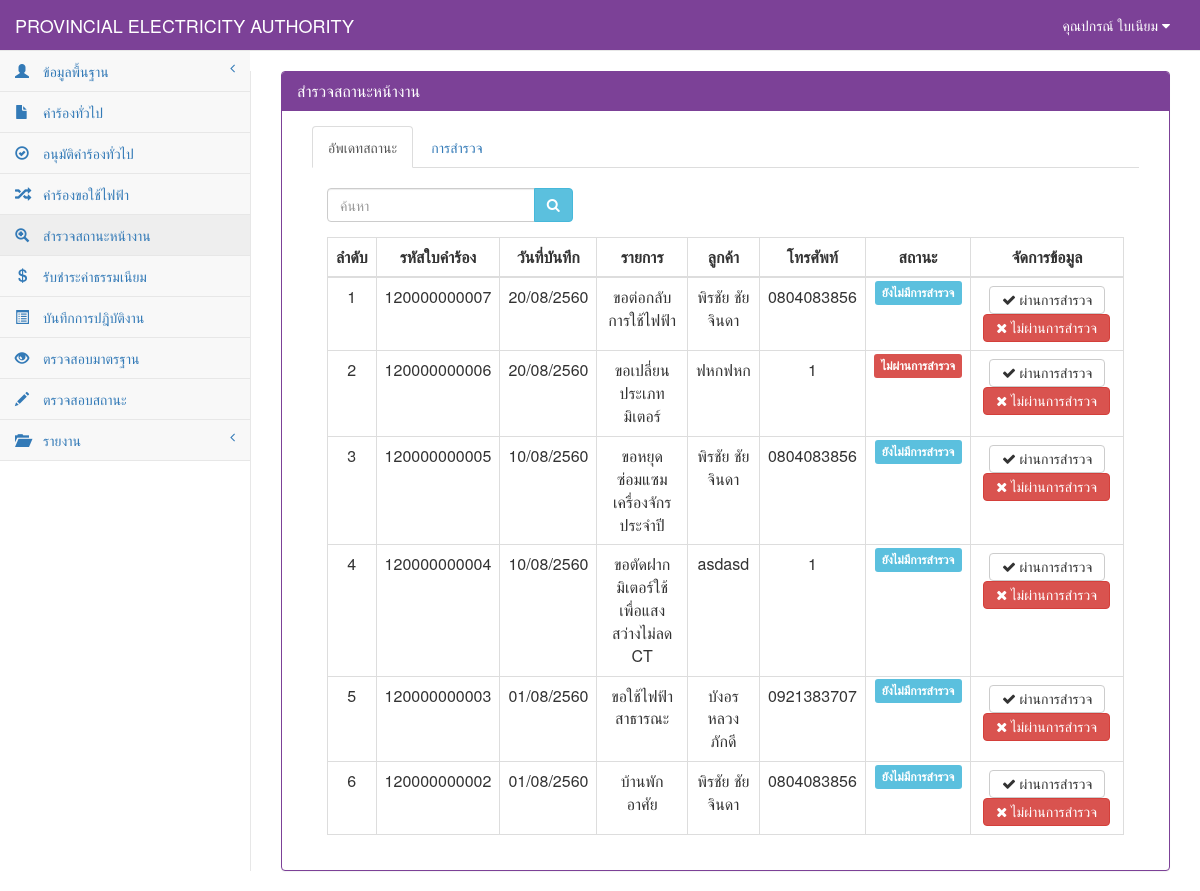
Page /StatusElectricity.php (signed in) on the earlier database version.
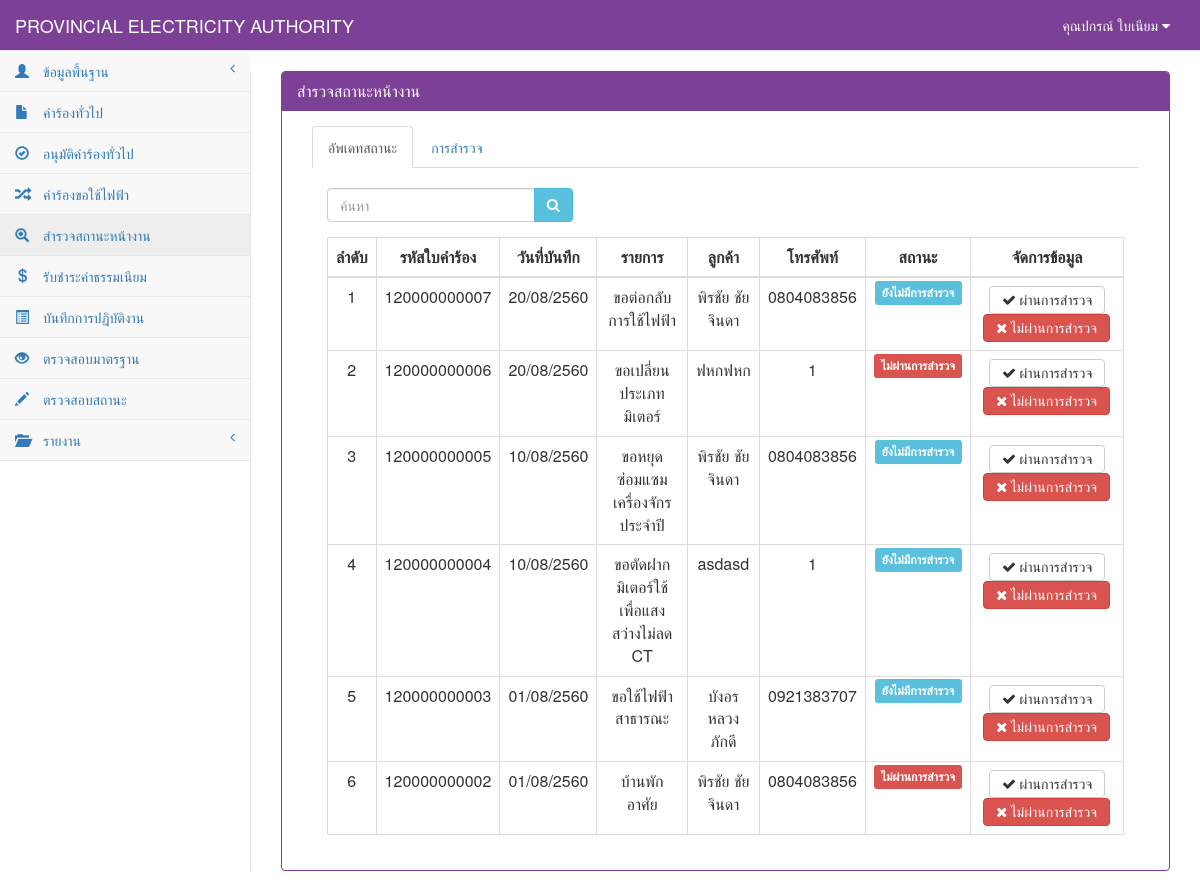
Same page on the later database version.
### tables this page shows
CREATE TABLE `tb_user` (
  `user_id` char(13) NOT NULL,
  `user_code` char(13) NOT NULL,
  `user_first` int(1) NOT NULL,
  `user_name` varchar(50) NOT NULL,
  `user_last` varchar(50) NOT NULL,
  `user_add` text NOT NULL,
  `user_tel` char(10) NOT NULL,
  `user_pos` int(1) NOT NULL,
  `user_pass` varchar(12) NOT NULL,
  PRIMARY KEY  (`user_id`)
);

CREATE TABLE `tb_electricity` (
  `re_id` char(12) NOT NULL,
  `re_date` date NOT NULL,
  `re_branch` varchar(50) NOT NULL,
  `user_id` char(13) NOT NULL,
  `cus_id` char(13) NOT NULL,
  `re_place_type` int(1) NOT NULL,
  `re_place_other` varchar(50) NOT NULL,
  `re_place_name` varchar(50) NOT NULL,
  `re_place_homeid` varchar(20) NOT NULL,
  `re_place_number` varchar(20) NOT NULL,
  `re_place_village` varchar(20) NOT NULL,
  `re_place_room` varchar(10) NOT NULL,
  `re_place_floor` varchar(5) NOT NULL,
  `re_place_alley` varchar(50) NOT NULL,
  `re_place_alleyway` varchar(50) NOT NULL,
  `re_place_road` varchar(50) NOT NULL,
  `re_place_villno` varchar(2) NOT NULL,
  `re_place_district` varchar(30) NOT NULL,
  `re_place_canton` varchar(30) NOT NULL,
  `re_place_province` varchar(30) NOT NULL,
  `re_place_post` varchar(10) NOT NULL,
  `re_place_tel` char(10) NOT NULL,
  `re_place_fax` char(10) NOT NULL,
  `re_place_email` varchar(30) NOT NULL,
  `re_place_service` varchar(10) NOT NULL,
  `re_contact_place` varchar(100) NOT NULL,
  `re_contact_homeid` varchar(20) NOT NULL,
  `re_contact_number` varchar(20) NOT NULL,
  `re_contact_village` varchar(20) NOT NULL,
  `re_contact_room` varchar(10) NOT NULL,
  `re_contact_floor` varchar(5) NOT NULL,
  `re_contact_alley` varchar(50) NOT NULL,
  `re_contact_alleyway` varchar(50) NOT NULL,
  `re_contact_road` varchar(50) NOT NULL,
  `re_contact_villno` varchar(2) NOT NULL,
  `re_contact_district` varchar(30) NOT NULL,
  `re_contact_canton` varchar(30) NOT NULL,
  `re_contact_province` varchar(30) NOT NULL,
  `re_contact_post` varchar(10) NOT NULL,
  `re_contact_tel` char(10) NOT NULL,
  `re_contact_fax` char(10) NOT NULL,
  `re_contact_email` varchar(30) NOT NULL,
  `re_want_type` int(2) NOT NULL,
  `re_want_other` varchar(100) NOT NULL,
  `re_detail` varchar(100) NOT NULL,
  `re_use_type` int(1) NOT NULL,
  `re_use_other` varchar(255) NOT NULL,
  `re_dateset` date NOT NULL,
  `re_keep_type` int(1) NOT NULL,
  `re_keep_name` varchar(255) NOT NULL,
  `re_keep_homeid` varchar(20) NOT NULL,
  `re_keep_number` varchar(20) NOT NULL,
  `re_keep_village` varchar(20) NOT NULL,
  `re_keep_room` varchar(20) NOT NULL,
  `re_keep_floor` varchar(5) NOT NULL,
  `re_keep_alley` varchar(50) NOT NULL,
  `re_keep_alleyway` varchar(50) NOT NULL,
  `re_keep_road` varchar(50) NOT NULL,
  `re_keep_villno` varchar(2) NOT NULL,
  `re_keep_district` varchar(30) NOT NULL,
  `re_keep_canton` varchar(30) NOT NULL,
  `re_keep_province` varchar(30) NOT NULL,
  `re_keep_post` varchar(10) NOT NULL,
  `re_keep_tel` char(10) NOT NULL,
  `re_keep_fax` char(10) NOT NULL,
  `re_keep_email` varchar(30) NOT NULL,
  `re_picture` varchar(255) NOT NULL,
  `re_status` int(1) NOT NULL,
  PRIMARY KEY  (`re_id`)
);

CREATE TABLE `tb_customer` (
  `cus_id` char(13) NOT NULL,
  `cus_first` varchar(50) NOT NULL,
  `cus_name` varchar(50) NOT NULL,
  `cus_type` varchar(30) NOT NULL,
  `cus_code` char(9) NOT NULL,
  `cus_tax` char(13) NOT NULL,
  `cus_homeid` varchar(20) NOT NULL,
  `cus_number` varchar(20) NOT NULL,
  `cus_village` varchar(20) NOT NULL,
  `cus_room` varchar(10) NOT NULL,
  `cus_floor` varchar(5) NOT NULL,
  `cus_alley` varchar(50) NOT NULL,
  `cus_alleyway` varchar(50) NOT NULL,
  `cus_road` varchar(50) NOT NULL,
  `cus_vilno` varchar(2) NOT NULL,
  `cus_district` varchar(30) NOT NULL,
  `cus_canton` varchar(30) NOT NULL,
  `cus_province` varchar(30) NOT NULL,
  `cus_post` varchar(10) NOT NULL,
  `cus_tel` char(10) NOT NULL,
  `cus_fax` char(10) NOT NULL,
  `cus_email` varchar(30) NOT NULL,
  PRIMARY KEY  (`cus_id`)
);

### connect_db.php (called while the page is built, shortened)
<?php
$dbname="pea";
?>

### StatusElectricity.php (the view, shortened to what the rows shown need)
<?php
include "connect_db.php";
function Dateim($mydate) {
    $d = split("-", $mydate);
    $mydate = $d[2] . "/" . $d[1] . "/" . ($d[0] + 543);
    return "$mydate";
}
?>
<!DOCTYPE html>
<html>
    <head>
        <link href="vendor/bootstrap/css/bootstrap.css" rel="stylesheet">
        <link href="vendor/metisMenu/metisMenu.css" rel="stylesheet">
        <link href="dist/css/sb-admin-2.css" rel="stylesheet">
        <link href="vendor/font-awesome/css/font-awesome.css" rel="stylesheet" type="text/css">
    </head>
    <body>
        <?php include "header.php"; ?>
        <?php
        include"sidebar.php";
        ?>
        <div id="page-wrapper">
            <div class="panel panel-primary">
                <div class="panel-heading">
                    <h2 class="panel-title">สำรวจสถานะหน้างาน</h2>
                </div>
                <div class="panel-body">
                    <div class="col-sm-12">
                        <div class="tab-content">
                            <div class="tab-pane fade in active" id="re"><br>
                                <div class="col-sm-12">
                                    <div class="table-responsive">
                                        <table width="100%" class="table table-bordered table-hover">
                                            <thead>
                                                <tr>
                                                    <th class=" text-center" >ลำดับ</th>
                                                    <th class=" text-center" >รหัสใบคำร้อง</th>
                                                    <th class=" text-center" >วันที่บันทึก</th>
                                                    <th class=" text-center" >รายการ</th>
                                                    <th class=" text-center" >ลูกค้า</th>
                                                    <th class=" text-center" >โทรศัพท์</th>
                                                    <th class=" text-center" >สถานะ</th>
                                                    <th class=" text-center">จัดการข้อมูล</th>
                                                </tr>
                                            </thead>
                                            <tbody>
                                                <?php
                                                $page = 0;
                                                $sql = "select * from tb_electricity where re_id like '%" . $_POST[search] . "%' and re_status in (0,9) order by re_id desc";
                                                $result = mysql_db_query($dbname, $sql);
                                                if (mysql_num_rows($result) > 0) {
                                                    while ($array = mysql_fetch_array($result)) {
                                                        $page++;
                                                        $sqlcus = "select * from tb_customer where cus_id='" . $array[cus_id] . "'";
                                                        $resultcus = mysql_db_query($dbname, $sqlcus);
                                                        $arraycus = mysql_fetch_array($resultcus);
                                                        if ($array[re_status] == "9") {
                                                            $status = "ไม่ผ่านการสำรวจ";
                                                            $label = "danger";
                                                        } else {
                                                            $status = "ยังไม่มีการสำรวจ";
                                                            $label = "info";
                                                        }
                                                        if ($array[re_want_type] == 0) {
                                                            $want = "ขอติดตั้งมิเตอร์ใหม่";
                                                        } elseif ($array[re_want_type] == 1) {
                                                            $want = "ขอตัดฝากมิเตอร์โดยไม่ใช้ไฟฟ้า";
                                                        } elseif ($array[re_want_type] == 2) {
                                                            $want = "ขอต่อกลับการใช้ไฟฟ้า";
                                                        } elseif ($array[re_want_type] == 3) {
                                                            $want = "ขอเพื่มขนาดมิเตอร์/อุปกรณ์ประกอบ";
                                                        } elseif ($array[re_want_type] == 4) {
                                                            $want = "ขอเปลี่ยนประเภทมิเตอร์";
                                                        } elseif ($array[re_want_type] == 5) {
                                                            $want = "ขอหยุดซ่อมแซมเครื่องจักรประจำปี";
                                                        } elseif ($array[re_want_type] == 6) {
                                                            $want = "ขอใช้ไฟฟ้าชั่วคราวแบบเหมาจ่าย";
                                                        } elseif ($array[re_want_type] == 7) {
                                                            $want = "ขอติดตั้งไฟฟ้าชั่วคราว";
                                                        } elseif ($array[re_want_type] == 8) {
                                                            $want = "ขอตัดฝากมิเตอร์ใช้เพื่อแสงสว่างไม่ลด CT";
                                                        } elseif ($array[re_want_type] == 9) {
                                                            $want = "ขอยกเลิกเลิกการใช้ไฟฟ้า";
                                                        } elseif ($array[re_want_type] == 10) {
                                                            $want = "ชอลดขนาดมิเตอร์/อุปกรณ์ประกอบ";
                                                        } elseif ($array[re_want_type] == 11) {
                                                            $want = "ขอใช้ไฟฟ้าสาธารณะ";
                                                        } elseif ($array[re_want_type] == 12) {
                                                            $want = "ขอตัดมิเตอร์ใช้เพื่อแสงสว่างลด CT";
                                                        } elseif ($array[re_want_type] == 13) {
                                                            $want = "ขอย้ายจุดติดตั้งมิเตอร์/อุปกรณ์ประกอบ";
                                                        } elseif ($array[re_want_type] == 14) {
                                                            $want = "ขอเปลี่ยนมิเตอร์กรณีชำรุด";
                                                        } elseif ($array[re_want_type] == 15) {
                                                            $want = "ขอใช้ไฟฟ้าตู้โทรศัพท์ต่อตรง";
                                                        } elseif ($array[re_want_type] == 16) {
                                                            $want = $array[re_place_other];
                                                        }
                                                        ?>
                                                        <tr>
                                                            <td class="text-center"><?= $page ?></td>
                                                            <td class=" text-center"><?= $array[re_id] ?></td>
                                                            <td class=" text-center"><?= Dateim($array[re_date]); ?></td>
                                                            <td class=" text-center"><?= $want ?></td>
                                                            <td class="text-center"><?= $arraycus[cus_name] ?></td>
                                                            <td class="text-center"><?= $arraycus[cus_tel] ?></td>
                                                            <td class="text-center"><span class="label label-<?= $label ?>"><?= $status ?></span></td>
                                                            <td>
                                                                <div class="btn-group" align="center">
                                                                    <center>
                                                                        <a class="btn btn-default" href="StatusElectricity_detail.php?id=<?= $array[re_id] ?>"><i class="fa fa-check"> ผ่านการสำรวจ</i></a>
                                                                        <a class="btn btn-danger" href="StatusElectricity_nopass.php?id=<?= $array[re_id] ?>"><i class="fa fa-times"> ไม่ผ่านการสำรวจ</i></a>
                                                                    </center>
                                                                </div>
                                                            </td>
                                                        </tr>
                                                        <?php
                                                    }
                                                } else {
                                                    ?>
                                                    <tr><td colspan="7" align="center">ไม่พบข้อมูล</td></tr>
                                                    <?php
                                                }
                                                ?>
                                            </tbody>
                                        </table>
                                    </div>
                                </div>
                            </div>
                        </div>
                    </div>
                </div>
            </div>
        </div>
    </body>
</html>

### header.php (shortened to what the rows shown need)
<?php
$sqluser="select *from tb_user where user_id='".$_SESSION[loginid]."'";
$reuser=mysql_db_query($dbname,$sqluser);
$user=mysql_fetch_array($reuser);
?>
<nav style="background-color:#7c4197;" class="navbar navbar-default navbar-static-top" role="navigation" style="margin-bottom: 0" >
            <ul class="nav navbar-top-links navbar-right" >
                 <li class="dropdown">
                     <a style="color: White" class="dropdown-toggle" data-toggle="dropdown" href="#">
                        คุณ<?=$user[user_name]?> <?=$user[user_last]?>
                        <i class="fa fa-caret-down"></i>
                    </a>
                </li>
            </ul>

Differences in the rows shown:
changed tb_electricity (number 6 of 6 on the later page): status "ยังไม่มีการสำรวจ" → "ไม่ผ่านการสำรวจ"
